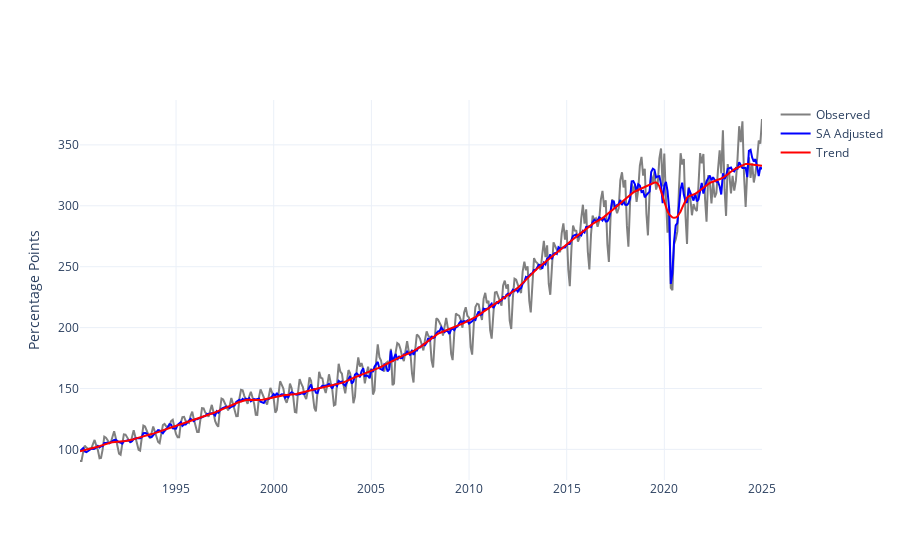

This figure's notebook cell:
### Code cell
fig = go.Figure()
fig.add_trace(go.Scatter(x=igae_ipc.index, y=igae_ipc['igae'], mode='lines', name='Observed', line=dict(color='gray')))
fig.add_trace(go.Scatter(x=igae_ipc.index, y=igae_ipc['igae_sa'], mode='lines', name='SA Adjusted', line=dict(color='blue')))
fig.add_trace(go.Scatter(x=igae_ipc.index, y=igae_ipc['igae_trend'], mode='lines', name='Trend', line=dict(color='red')))
fig.update_layout(
    #title='IPC',
    xaxis_title='',
    yaxis_title='Percentage Points',
    legend_title='',
    template='plotly_white'
)
fig.show()

### Figure 1 — Plotly figure (JSON) as saved in the notebook; plotly's stock layout.template omitted (floating-point values rounded to 4 significant figures; data arrays with more than 128 entries replaced by an {"elided": "..."} marker saying what was removed)
{"data": [{"line": {"color": "gray"}, "mode": "lines", "name": "Observed", "type": "scatter", "x": {"elided": "420 str values"}, "y": {"elided": "420 float values"}}, {"line": {"color": "blue"}, "mode": "lines", "name": "SA Adjusted", "type": "scatter", "x": {"elided": "420 str values"}, "y": {"elided": "420 float values"}}, {"line": {"color": "red"}, "mode": "lines", "name": "Trend", "type": "scatter", "x": {"elided": "420 str values"}, "y": {"elided": "420 float values"}}], "layout": {"legend": {"title": {"text": ""}}, "xaxis": {"title": {"text": ""}}, "yaxis": {"title": {"text": "Percentage Points"}}}}
